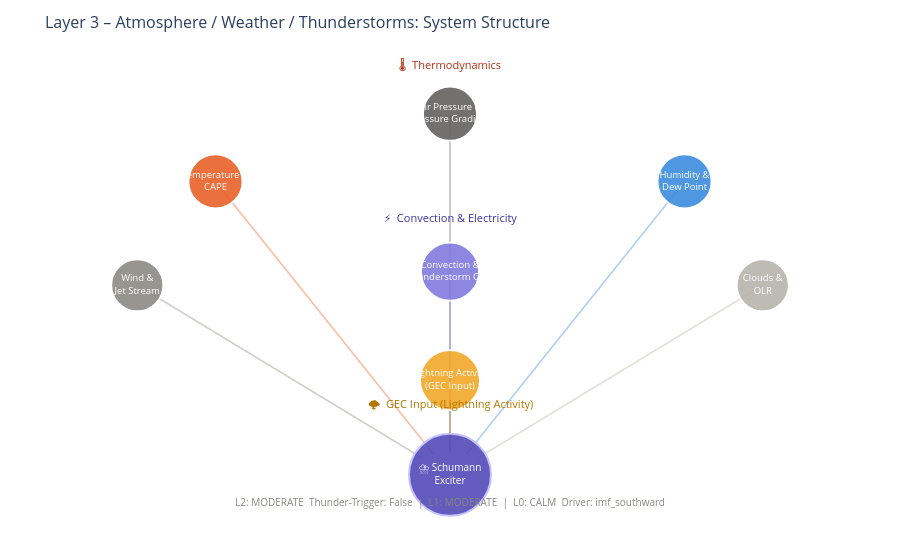

Notebook code for this chart:
### Markdown cell above
---
## 1. System Structure: The Elements of Layer 3

### Code cell
elements = [
    {'name': 'Air Pressure &<br>Pressure Gradient', 'x': 0.50, 'y': 0.92, 'color': '#5F5E5A', 'sz': 54},
    {'name': 'Temperature &<br>CAPE',          'x': 0.20, 'y': 0.77, 'color': '#E85D24', 'sz': 54},
    {'name': 'Humidity &<br>Dew Point',         'x': 0.80, 'y': 0.77, 'color': '#378ADD', 'sz': 54},
    {'name': 'Wind &<br>Jet Stream',            'x': 0.10, 'y': 0.54, 'color': '#888780', 'sz': 52},
    {'name': 'Convection &<br>Thunderstorm Cells', 'x': 0.50, 'y': 0.57, 'color': '#7F77DD', 'sz': 58},
    {'name': 'Clouds &<br>OLR',               'x': 0.90, 'y': 0.54, 'color': '#B4B2A9', 'sz': 52},
    {'name': 'Lightning Activity<br>(GEC Input)', 'x': 0.50, 'y': 0.33, 'color': '#F2A623', 'sz': 60},
]
core = {'x': 0.50, 'y': 0.12}

fig = go.Figure()
for el in elements:
    dx = core['x'] - el['x']; dy = core['y'] - el['y']
    dist = math.sqrt(dx**2 + dy**2)
    t = 0.05 / dist
    fig.add_trace(go.Scatter(
        x=[el['x'], core['x'] - dx*t], y=[el['y'], core['y'] - dy*t],
        mode='lines', line=dict(color=el['color'], width=1.6), opacity=0.4,
        showlegend=False, hoverinfo='skip'
    ))

fig.add_trace(go.Scatter(
    x=[core['x']], y=[core['y']], mode='markers+text',
    marker=dict(size=82, color='#534AB7', opacity=0.90, line=dict(color='#C0BBFF', width=2)),
    text=['⛈️ Schumann<br>Exciter'], textposition='middle center',
    textfont=dict(size=10, color='white'), showlegend=False, hoverinfo='skip'
))
for el in elements:
    fig.add_trace(go.Scatter(
        x=[el['x']], y=[el['y']], mode='markers+text',
        marker=dict(size=el['sz'], color=el['color'], opacity=0.88,
                    line=dict(color='white', width=1.8)),
        text=[el['name']], textposition='middle center',
        textfont=dict(size=9.5, color='white'), showlegend=False,
        hovertemplate=el['name'].replace('<br>',' ') + '<extra></extra>'
    ))

for txt, px, py, col in [
    ('🌡️  Thermodynamics',             0.50, 1.00, '#B03010'),
    ('⚡  Convection & Electricity',   0.50, 0.65, '#3A32A0'),
    ('🌩️  GEC Input (Lightning Activity)', 0.50, 0.23, '#B07800'),
]:
    fig.add_annotation(x=px, y=py, text=txt, showarrow=False,
                       xref='paper', yref='paper', font=dict(size=11, color=col))

# Layer-Kontext
ctx_parts = []
if layer2: ctx_parts.append(f'L2: {layer2["level"].upper()}  Thunder-Trigger: {l2_thunder}')
if layer1: ctx_parts.append(f'L1: {layer1["level"].upper()}')
if layer0: ctx_parts.append(f'L0: {layer0["level"].upper()}  Driver: {layer0.get("dominant_driver","–")}')
if ctx_parts:
    fig.add_annotation(x=0.5, y=0.02, text='  |  '.join(ctx_parts), showarrow=False,
                       xref='paper', yref='paper', font=dict(size=10, color='#888780'))

fig.update_layout(
    title=dict(text='Layer 3 – Atmosphere / Weather / Thunderstorms: System Structure', font=dict(size=16)),
    xaxis=dict(showgrid=False, zeroline=False, visible=False, range=[-0.05, 1.05]),
    yaxis=dict(showgrid=False, zeroline=False, visible=False, range=[0.02, 1.05]),
    plot_bgcolor='rgba(0,0,0,0)', paper_bgcolor='rgba(0,0,0,0)',
    height=540, margin=dict(l=20, r=20, t=55, b=20)
)
fig.show()

### Figure 1 — Plotly figure (JSON) as saved in the notebook; plotly's stock layout.template omitted (floating-point values rounded to 4 significant figures)
{"data": [{"hoverinfo": "skip", "line": {"color": "#5F5E5A", "width": 1.6}, "mode": "lines", "opacity": 0.4, "showlegend": false, "type": "scatter", "x": [0.5, 0.5], "y": [0.92, 0.17]}, {"hoverinfo": "skip", "line": {"color": "#E85D24", "width": 1.6}, "mode": "lines", "opacity": 0.4, "showlegend": false, "type": "scatter", "x": [0.2, 0.479], "y": [0.77, 0.1654]}, {"hoverinfo": "skip", "line": {"color": "#378ADD", "width": 1.6}, "mode": "lines", "opacity": 0.4, "showlegend": false, "type": "scatter", "x": [0.8, 0.521], "y": [0.77, 0.1654]}, {"hoverinfo": "skip", "line": {"color": "#888780", "width": 1.6}, "mode": "lines", "opacity": 0.4, "showlegend": false, "type": "scatter", "x": [0.1, 0.4655], "y": [0.54, 0.1562]}, {"hoverinfo": "skip", "line": {"color": "#7F77DD", "width": 1.6}, "mode": "lines", "opacity": 0.4, "showlegend": false, "type": "scatter", "x": [0.5, 0.5], "y": [0.57, 0.17]}, {"hoverinfo": "skip", "line": {"color": "#B4B2A9", "width": 1.6}, "mode": "lines", "opacity": 0.4, "showlegend": false, "type": "scatter", "x": [0.9, 0.5345], "y": [0.54, 0.1562]}, {"hoverinfo": "skip", "line": {"color": "#F2A623", "width": 1.6}, "mode": "lines", "opacity": 0.4, "showlegend": false, "type": "scatter", "x": [0.5, 0.5], "y": [0.33, 0.17]}, {"hoverinfo": "skip", "marker": {"color": "#534AB7", "line": {"color": "#C0BBFF", "width": 2}, "opacity": 0.9, "size": 82}, "mode": "markers+text", "showlegend": false, "text": ["⛈️ Schumann<br>Exciter"], "textfont": {"color": "white", "size": 10}, "textposition": "middle center", "type": "scatter", "x": [0.5], "y": [0.12]}, {"hovertemplate": "Air Pressure & Pressure Gradient<extra></extra>", "marker": {"color": "#5F5E5A", "line": {"color": "white", "width": 1.8}, "opacity": 0.88, "size": 54}, "mode": "markers+text", "showlegend": false, "text": ["Air Pressure &<br>Pressure Gradient"], "textfont": {"color": "white", "size": 9.5}, "textposition": "middle center", "type": "scatter", "x": [0.5], "y": [0.92]}, {"hovertemplate": "Temperature & CAPE<extra></extra>", "marker": {"color": "#E85D24", "line": {"color": "white", "width": 1.8}, "opacity": 0.88, "size": 54}, "mode": "markers+text", "showlegend": false, "text": ["Temperature &<br>CAPE"], "textfont": {"color": "white", "size": 9.5}, "textposition": "middle center", "type": "scatter", "x": [0.2], "y": [0.77]}, {"hovertemplate": "Humidity & Dew Point<extra></extra>", "marker": {"color": "#378ADD", "line": {"color": "white", "width": 1.8}, "opacity": 0.88, "size": 54}, "mode": "markers+text", "showlegend": false, "text": ["Humidity &<br>Dew Point"], "textfont": {"color": "white", "size": 9.5}, "textposition": "middle center", "type": "scatter", "x": [0.8], "y": [0.77]}, {"hovertemplate": "Wind & Jet Stream<extra></extra>", "marker": {"color": "#888780", "line": {"color": "white", "width": 1.8}, "opacity": 0.88, "size": 52}, "mode": "markers+text", "showlegend": false, "text": ["Wind &<br>Jet Stream"], "textfont": {"color": "white", "size": 9.5}, "textposition": "middle center", "type": "scatter", "x": [0.1], "y": [0.54]}, {"hovertemplate": "Convection & Thunderstorm Cells<extra></extra>", "marker": {"color": "#7F77DD", "line": {"color": "white", "width": 1.8}, "opacity": 0.88, "size": 58}, "mode": "markers+text", "showlegend": false, "text": ["Convection &<br>Thunderstorm Cells"], "textfont": {"color": "white", "size": 9.5}, "textposition": "middle center", "type": "scatter", "x": [0.5], "y": [0.57]}, {"hovertemplate": "Clouds & OLR<extra></extra>", "marker": {"color": "#B4B2A9", "line": {"color": "white", "width": 1.8}, "opacity": 0.88, "size": 52}, "mode": "markers+text", "showlegend": false, "text": ["Clouds &<br>OLR"], "textfont": {"color": "white", "size": 9.5}, "textposition": "middle center", "type": "scatter", "x": [0.9], "y": [0.54]}, {"hovertemplate": "Lightning Activity (GEC Input)<extra></extra>", "marker": {"color": "#F2A623", "line": {"color": "white", "width": 1.8}, "opacity": 0.88, "size": 60}, "mode": "markers+text", "showlegend": false, "text": ["Lightning Activity<br>(GEC Input)"], "textfont": {"color": "white", "size": 9.5}, "textposition": "middle center", "type": "scatter", "x": [0.5], "y": [0.33]}], "layout": {"annotations": [{"font": {"color": "#B03010", "size": 11}, "showarrow": false, "text": "🌡️  Thermodynamics", "x": 0.5, "xref": "paper", "y": 1.0, "yref": "paper"}, {"font": {"color": "#3A32A0", "size": 11}, "showarrow": false, "text": "⚡  Convection & Electricity", "x": 0.5, "xref": "paper", "y": 0.65, "yref": "paper"}, {"font": {"color": "#B07800", "size": 11}, "showarrow": false, "text": "🌩️  GEC Input (Lightning Activity)", "x": 0.5, "xref": "paper", "y": 0.23, "yref": "paper"}, {"font": {"color": "#888780", "size": 10}, "showarrow": false, "text": "L2: MODERATE  Thunder-Trigger: False  |  L1: MODERATE  |  L0: CALM  Driver: imf_southward", "x": 0.5, "xref": "paper", "y": 0.02, "yref": "paper"}], "height": 540, "margin": {"b": 20, "l": 20, "r": 20, "t": 55}, "paper_bgcolor": "rgba(0,0,0,0)", "plot_bgcolor": "rgba(0,0,0,0)", "title": {"font": {"size": 16}, "text": "Layer 3 – Atmosphere / Weather / Thunderstorms: System Structure"}, "xaxis": {"range": [-0.05, 1.05], "showgrid": false, "visible": false, "zeroline": false}, "yaxis": {"range": [0.02, 1.05], "showgrid": false, "visible": false, "zeroline": false}}}
